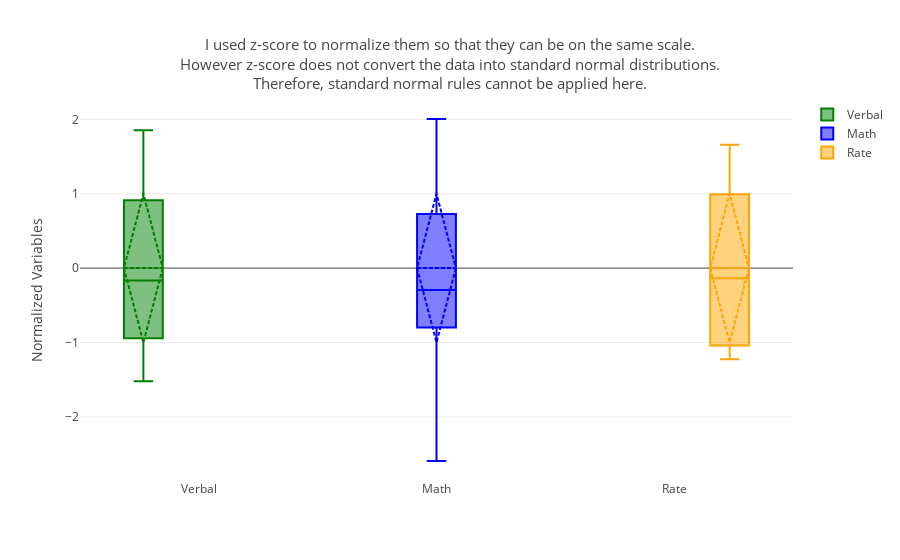

Notebook source saved alongside this figure:
### Code cell
# plotting boxplots using plotly
verbal_box = go.Box(
    y=scaling_data(df_file['Verbal']),
    name='Verbal',
    marker=dict(
        color='#3D9970'
    ),
    boxmean='sd',
    boxpoints ='outliers',
    line = dict(
        color ='green')
)

math_box = go.Box(
    y=scaling_data(df_file['Math']),
    name='Math',
    marker=dict(
        color='blue'
    ),
    boxmean='sd',
    boxpoints ='outliers',
    line = dict(
        color ='blue')
)

rate_box = go.Box(
    y=scaling_data(df_file['Rate']),
    name='Rate',
    marker=dict(
        color='yellow'
    ),
    boxmean='sd',
    boxpoints ='outliers',
    line = dict(
        color ='orange')
)

data = [verbal_box, math_box, rate_box]

layout = go.Layout(
    title='I used z-score to normalize them so that they can be on the same scale.' 
        '<br>'
        'However z-score does not convert the data into standard normal distributions.'
        '<br>'
        'Therefore, standard normal rules cannot be applied here.',
    titlefont=dict(
        size=15
    ),
    yaxis=dict(
        title='Normalized Variables',
        zeroline=True
    ),
    boxmode='group'
)
fig = go.Figure(data=data, layout=layout)
iplot(fig)

### Figure 1 — Plotly figure (JSON) as saved in the notebook; plotly's stock layout.template omitted (floating-point values rounded to 4 significant figures)
{"data": [{"boxmean": "sd", "boxpoints": "outliers", "line": {"color": "green"}, "marker": {"color": "#3D9970"}, "name": "Verbal", "type": "box", "y": [-0.6994, -1.003, -0.6386, -1.125, -0.3652, -0.9424, -0.9728, -0.6386, -0.7905, -0.669, -0.9424, -0.7297, -1.185, -1.246, -1.003, -1.398, -1.52, -0.1829, -1.034, -0.1525, -1.185, -1.429, -0.5474, -1.034, -0.274, -0.6994, 0.2121, 0.06018, 0.2121, -0.1525, 0.3336, 0.9109, 0.5767, 1.336, 0.5463, 0.4551, 0.8805, 1.458, 1.367, 0.8197, 0.9109, 1.063, 1.367, 0.9716, 1.579, 0.9109, 1.306, 1.853, 1.367, 1.822, 1.032, -0.7905]}, {"boxmean": "sd", "boxpoints": "outliers", "line": {"color": "blue"}, "marker": {"color": "blue"}, "name": "Math", "type": "box", "y": [-0.6028, -0.5187, -0.4626, -0.743, -0.4346, -0.9112, -0.9112, -0.7149, -0.8832, -0.8551, -0.9112, -0.6028, -0.9112, -1.192, -0.8551, -1.22, -1.612, -0.1542, -0.9112, -0.1262, -0.9112, -0.4626, -0.6028, -0.4065, -0.1822, -0.4626, 0.2944, -2.593, 0.2103, -0.5467, 0.2944, 0.6028, 0.2944, 1.612, 0.5187, 0.3785, 1.136, 1.612, 1.36, 0.6308, 1.023, 0.8271, 1.276, 0.8551, 1.808, 0.5187, 1.079, 2.005, 1.416, 1.893, 0.5467, -0.4906]}, {"boxmean": "sd", "boxpoints": "outliers", "line": {"color": "orange"}, "marker": {"color": "yellow"}, "name": "Rate", "type": "box", "y": [1.659, 1.622, 1.548, 1.474, 1.289, 1.252, 1.252, 1.178, 1.178, 1.141, 1.104, 1.03, 1.03, 0.9559, 0.845, 0.734, 0.697, 0.66, 0.6231, 0.5861, 0.5861, 0.5491, 0.5121, 0.5121, -0.1166, -0.1536, -0.2276, -0.4125, -0.5235, -0.7084, -0.7454, -0.8933, -0.8933, -0.9303, -0.9303, -0.9673, -0.9673, -1.041, -1.041, -1.041, -1.078, -1.078, -1.078, -1.115, -1.152, -1.152, -1.189, -1.189, -1.226, -1.226, -1.226, 0.2902]}], "layout": {"boxmode": "group", "title": "I used z-score to normalize them so that they can be on the same scale.<br>However z-score does not convert the data into standard normal distributions.<br>Therefore, standard normal rules cannot be applied here.", "titlefont": {"size": 15}, "yaxis": {"title": "Normalized Variables", "zeroline": true}}}
